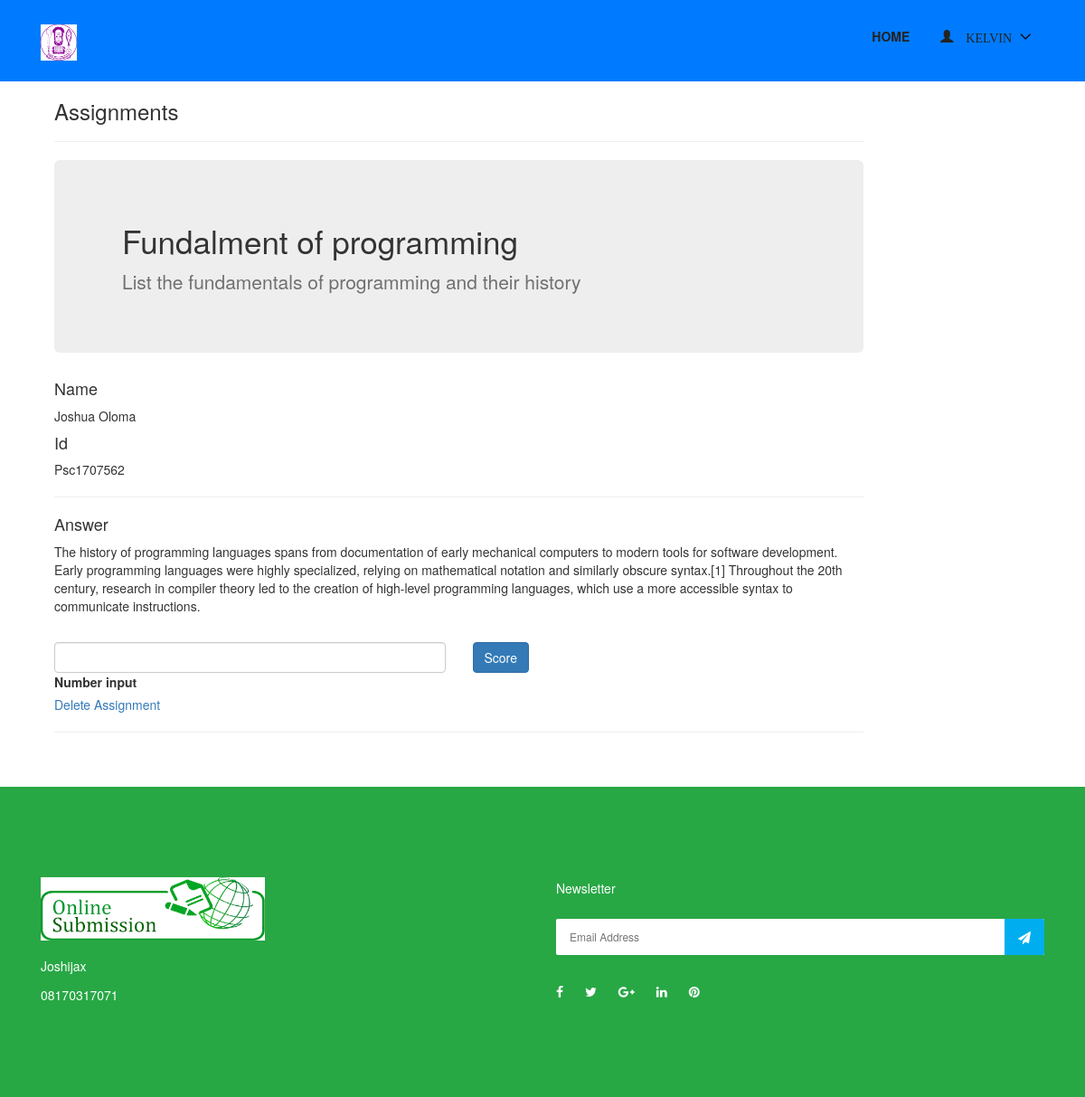
/assignment-submission-list/3/ (signed in), run on the app's committed database.
### authentication/models.py (models this page shows, shortened)
class User(AbstractUser):
    username = None
    role = models.CharField(max_length=12, error_messages={
        'required': "Role must be provided"
    })
    email = models.EmailField(unique=True, blank=False,
                              error_messages={
                                  'unique': "A user with that email already exists.",
                              })
    USERNAME_FIELD = "email"
    REQUIRED_FIELDS = []
    objects = UserManager()

### core/models.py (models this page shows, shortened)
class Assignment(models.Model):
    user = models.ForeignKey(User, on_delete=models.CASCADE)
    course = models.ForeignKey(Course, on_delete=models.CASCADE)
    title = models.CharField(max_length=100)
    content = models.TextField()
    marks = models.CharField(max_length=20)
    duration = models.CharField(max_length=100)
    created_at = models.DateTimeField(default=timezone.now())

class AssignmentSubmission(models.Model):
    user = models.ForeignKey(User, on_delete=models.CASCADE)
    assignment = models.ForeignKey(Assignment, on_delete=models.CASCADE)
    name = models.CharField(max_length=100)
    university_id = models.CharField(max_length=100)
    content = models.TextField(null=True, blank=True)
    file = models.FileField(null=True, blank=True)
    score = models.IntegerField(null=True, blank=True, default=0)

### core/views.py (the view)
# urls.py: path('assignment-submission-list/<assignss>/', AssignmentSubmissionListView.as_view(), name='assignment-submission-list'),
class AssignmentSubmissionListView(ListView):
    model = AssignmentSubmission
    template_name = 'core/instructor/assignment_submission_list.html'
    context_object_name = 'assignment_submission'
    def get_context_data(self, **kwargs):
        context = super().get_context_data(**kwargs)
        context["course"] = Assignment.objects.get(pk=self.kwargs['assignss'])
        return context
    @method_decorator(login_required(login_url=reverse_lazy('authentication:login')))
    def dispatch(self, request, *args, **kwargs):
        return super().dispatch(self.request, *args, **kwargs)
    def get_queryset(self):
        print(self.kwargs['assignss'])
        return self.model.objects.all().filter(assignment=self.kwargs['assignss'])  # filter(user_id=self.request.user.id).order_by('-id')

### templates/core/instructor/assignment_submission_list.html (shortened to what this page needs)
{% extends 'base.html' %}
{% load static %}
{% block content %}
    <div class="container">
        <div class="col-12 col-sm-6 col-md-10">
                    <strong><h3>Assignments</h3></strong>
        <hr/>
            <div class="jumbotron jumbotron-fluid" style="margin-top: 20px;">
                    <div class="container">
                        <h3 class="display-4">{{course.title}}</h3>
                        <p class="lead">{{course.content}}</p>
                    </div>
                </div>
            {% for foo in assignment_submission %}
                <p> <h4>Name</h4> {{ foo.name }} </p>
                <p> <h4>Id</h4> {{ foo.university_id }} </p>
                <hr/>
                <p> <h4>Answer</h4> {{ foo.content }}  </p>
                <br/>
                <form>
                    <div class="row">
                        <div class="col">
                        <div class="form-outline">
                            <input type="number" id="typeNumber" class="form-control" />
                            <label class="form-label" for="typeNumber">Number input</label>
                        </div>
                        </div>
                        <div class="col">
                        <button type="submit" class="btn btn-primary">Score</button>
                        </div>
                    </div>
                </form>
                <a href="{% url 'core:assignment-submission-delete' foo.id %}">Delete Assignment</a>
                  <hr/>
            {% empty %}
            <h1>No Submission</h1>
            {% endfor %}
            <br/>
            <br/>
        </div>
    </div>
{% endblock %}

### templates/nav.html (shortened to what this page needs)
{% load static %}
<header class="header-area">
    <div class="main-header-area bg-primary">
        <div class="classy-nav-container breakpoint-off">
            <div class="container">
                <nav class="classy-navbar justify-content-between" id="dentoNav">
                    <a class="nav-brand text-white" href=""><img src='{% static 'Uniben.png' %}' width="40px">
                    </a>
                    <div class="classy-menu">
                        <div class="classynav">
                            <ul id="nav">
                                <li><a href="/">Home</a></li>
                                {% if request.user.is_authenticated and request.user.role == 'instructor' %}
                                    <li>
                                        <a href="">
                                            <span class="glyphicon glyphicon-user">
                                                    {{ request.user.first_name }}
                                            </span>
                                        </a>
                                    </li>
                                {% endif %}
                            </ul>
                        </div>
                    </div>
                </nav>
            </div>
        </div>
    </div>
</header>

### static/style.css (style rules this page uses)
* { margin: 0; padding: 0; }
body { font-family: "Montserrat", sans-serif; font-weight: 400; font-size: 14px; }
h1, h2, h3, h4, h5, h6 { font-family: "Montserrat", sans-serif; color: #333333; line-height: 1.4; font-weight: 600; }
a, a:active, a:focus, a:hover { color: #333333; text-decoration: none; -webkit-transition-duration: 500ms; -o-transition-duration: 500ms; transition-duration: 500ms; outline: none; }
li { list-style: none; }
p { line-height: 1.9; color: #707070; font-size: 14px; font-weight: 400; }
img { max-width: 100%; height: auto; }
ul { margin: 0; padding: 0; }
ul li { margin: 0; padding: 0; }
.header-area { position: relative; z-index: 599; width: 100%; -webkit-transition-duration: 500ms; -o-transition-duration: 500ms; transition-duration: 500ms; }
.classy-nav-container { background-color: transparent; }
.classy-nav-container .classy-navbar { height: 90px; padding: 0; }
.classy-nav-container .classy-navbar .classynav ul li a { padding: 0 15px; font-weight: 600; font-size: 14px; text-transform: uppercase; }

### static/css/default-assets/classy-nav.css (style rules this page uses)
body { font-family: "Roboto", sans-serif; }
ul { margin: 0; }
ul li { list-style: none; }
img { height: auto; max-width: 100%; }
.classy-nav-container { position: relative; z-index: 100; background-color: #ffffff; }
.classy-nav-container * { box-sizing: border-box; }
.classy-nav-container a { -webkit-transition-duration: 500ms; transition-duration: 500ms; text-decoration: none; outline: none; font-size: 14px; font-weight: 400; color: #232323; display: inline-block; }
.justify-content-between { -webkit-box-pack: justify; -ms-flex-pack: justify; justify-content: space-between; }
.classy-navbar { width: 100%; height: 70px; padding: 0.5em 2em; display: -webkit-box; display: -ms-flexbox; display: flex; -webkit-box-align: center; -ms-flex-align: center; -ms-grid-row-align: center; align-items: center; }
.classy-navbar .nav-brand { font-size: 26px; font-weight: 500; color: #565656; display: inline-block; margin-right: 30px; }
.classynav ul li { display: inline-block; clear: both; position: inherit; z-index: 10; }
.classynav ul li.cn-dropdown-item { position: relative; z-index: 10; }
.classynav ul li a { padding: 0 12px; display: block; height: 35px; font-size: 14px; line-height: 34px; }
.classynav ul li.megamenu-item>a:after, .classynav ul li.has-down>a:after { font-family: 'classyfonts'; content: "\e900"; font-size: 12px; color: #000000; padding-left: 5px; -webkit-transition-duration: 500ms; transition-duration: 500ms; }
.breakpoint-off .classynav { display: -webkit-box; display: -ms-flexbox; display: flex; -webkit-box-align: center; -ms-flex-align: center; -ms-grid-row-align: center; align-items: center; }

### data on the page
User: user.first_name "KELVIN"
Assignment: title "Fundalment of programming", content "List the fundamentals of programming and their history"
AssignmentSubmission: name "Joshua Oloma", university_id "Psc1707562", content "The history of programming languages spans from documentation of early mechanical computers to modern tools for software development. Early programming languages were highly specialized, relying on mathematical notation and similarly obscure syntax.[1] Throughout the 20th century, research in compiler theory led to the creation of high-level programming languages, which use a more accessible syntax to communicate instructions."
